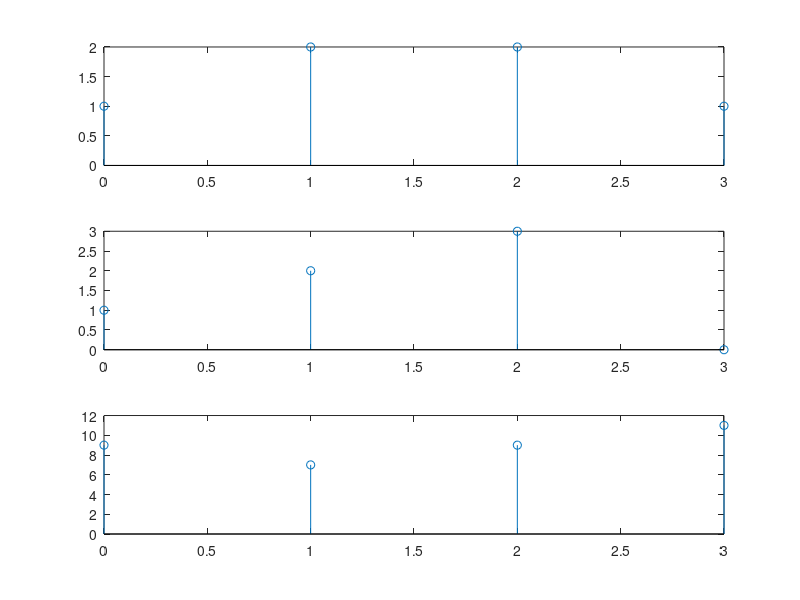

Source code (MATLAB):
h= [1 2 3];
x=[1 2 2 1];

L= 4
M= 3

N=max(L,M);
X=[x,zeros(1,N-L)];
H=[h,zeros(1,N-M)];
Y=[zeros(1,N)];

for n=1:N
    for m=1:N
        if(n-m<0)
            k=N+n-m+1;
        else
            k=n-m+1;
        end
        Y(n)=Y(n)+(X(k)*H(m));
    end
end
t=0:N-1;
subplot(3,1,1);
stem(t,X);
subplot(3,1,2);
stem(t,H);
subplot(3,1,3);
stem(t,Y)
